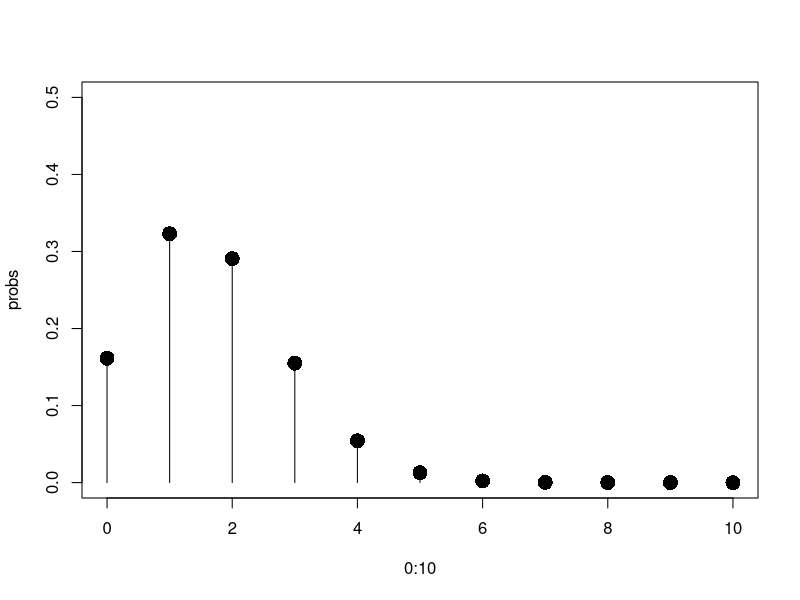

The R script that drew this image:
dbinom(2,size=10,prob=1/6) 
choose(10,2)*(1/6)^2*(5/6)^8 

# dbinom(k,n,p) = P(x=k)
# pbinom(k,n,p) = P(x<=k)

probs=dbinom(x=c(0:10),size=10,prob=1/6)
data.frame(0:10,probs)  # to get in table format

plot(0:10,probs,type="h",xlim=c(0,10),ylim=c(0,0.5))
points(0:10,probs,pch=16,cex=2)

dpois(x=5,lambda=7)
dpois(x=0:5,lambda=7)

sum(dpois(0:5,lambda=7))  # Like ppois
ppois(5,lambda=7,lower.tail=T)

# for cumulative prob:
ppois(0:10,2)
P=data.frame(0:10,ppois(0:10,2))
round(P,4)